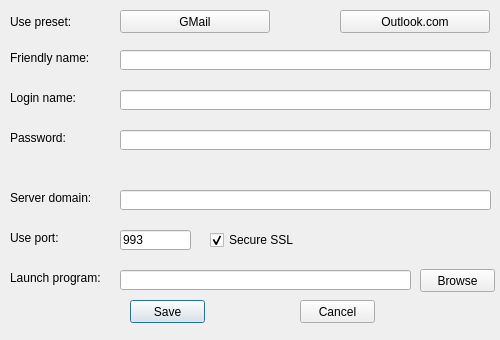
<?xml version="1.0" encoding="UTF-8"?>
<ui version="4.0">
 <class>AccountEditorDialog</class>
 <widget class="QDialog" name="AccountEditorDialog">
  <property name="geometry">
   <rect>
    <x>0</x>
    <y>0</y>
    <width>500</width>
    <height>340</height>
   </rect>
  </property>
  <property name="sizePolicy">
   <sizepolicy hsizetype="Fixed" vsizetype="Fixed">
    <horstretch>0</horstretch>
    <verstretch>0</verstretch>
   </sizepolicy>
  </property>
  <property name="minimumSize">
   <size>
    <width>500</width>
    <height>340</height>
   </size>
  </property>
  <property name="maximumSize">
   <size>
    <width>500</width>
    <height>340</height>
   </size>
  </property>
  <property name="windowTitle">
   <string>Account Editor</string>
  </property>
  <property name="windowIcon">
   <iconset>
    <normaloff>images/tray1.png</normaloff>images/tray1.png</iconset>
  </property>
  <property name="modal">
   <bool>true</bool>
  </property>
  <widget class="QLabel" name="label">
   <property name="geometry">
    <rect>
     <x>10</x>
     <y>50</y>
     <width>101</width>
     <height>16</height>
    </rect>
   </property>
   <property name="text">
    <string>Friendly name:</string>
   </property>
  </widget>
  <widget class="QLineEdit" name="line_FriendlyName">
   <property name="geometry">
    <rect>
     <x>120</x>
     <y>50</y>
     <width>371</width>
     <height>20</height>
    </rect>
   </property>
  </widget>
  <widget class="QLabel" name="label_2">
   <property name="geometry">
    <rect>
     <x>10</x>
     <y>90</y>
     <width>101</width>
     <height>16</height>
    </rect>
   </property>
   <property name="text">
    <string>Login name:</string>
   </property>
  </widget>
  <widget class="QLineEdit" name="line_LoginName">
   <property name="geometry">
    <rect>
     <x>120</x>
     <y>90</y>
     <width>371</width>
     <height>20</height>
    </rect>
   </property>
  </widget>
  <widget class="QLabel" name="label_3">
   <property name="geometry">
    <rect>
     <x>10</x>
     <y>130</y>
     <width>101</width>
     <height>16</height>
    </rect>
   </property>
   <property name="text">
    <string>Password:</string>
   </property>
  </widget>
  <widget class="QLineEdit" name="line_Password">
   <property name="geometry">
    <rect>
     <x>120</x>
     <y>130</y>
     <width>371</width>
     <height>20</height>
    </rect>
   </property>
   <property name="echoMode">
    <enum>QLineEdit::Password</enum>
   </property>
  </widget>
  <widget class="QLabel" name="label_4">
   <property name="geometry">
    <rect>
     <x>10</x>
     <y>190</y>
     <width>101</width>
     <height>16</height>
    </rect>
   </property>
   <property name="text">
    <string>Server domain:</string>
   </property>
  </widget>
  <widget class="QLineEdit" name="line_Domain">
   <property name="geometry">
    <rect>
     <x>120</x>
     <y>190</y>
     <width>371</width>
     <height>20</height>
    </rect>
   </property>
  </widget>
  <widget class="QLabel" name="label_5">
   <property name="geometry">
    <rect>
     <x>10</x>
     <y>230</y>
     <width>101</width>
     <height>16</height>
    </rect>
   </property>
   <property name="text">
    <string>Use port:</string>
   </property>
  </widget>
  <widget class="QLineEdit" name="line_Port">
   <property name="geometry">
    <rect>
     <x>120</x>
     <y>230</y>
     <width>71</width>
     <height>20</height>
    </rect>
   </property>
   <property name="text">
    <string>993</string>
   </property>
  </widget>
  <widget class="QCheckBox" name="check_Secure">
   <property name="geometry">
    <rect>
     <x>210</x>
     <y>230</y>
     <width>271</width>
     <height>20</height>
    </rect>
   </property>
   <property name="text">
    <string>Secure SSL</string>
   </property>
   <property name="checked">
    <bool>true</bool>
   </property>
  </widget>
  <widget class="QPushButton" name="button_Save">
   <property name="geometry">
    <rect>
     <x>130</x>
     <y>300</y>
     <width>75</width>
     <height>23</height>
    </rect>
   </property>
   <property name="text">
    <string>Save</string>
   </property>
  </widget>
  <widget class="QPushButton" name="button_Cancel">
   <property name="geometry">
    <rect>
     <x>300</x>
     <y>300</y>
     <width>75</width>
     <height>23</height>
    </rect>
   </property>
   <property name="text">
    <string>Cancel</string>
   </property>
  </widget>
  <widget class="QLabel" name="label_6">
   <property name="geometry">
    <rect>
     <x>10</x>
     <y>270</y>
     <width>101</width>
     <height>16</height>
    </rect>
   </property>
   <property name="text">
    <string>Launch program:</string>
   </property>
  </widget>
  <widget class="QLineEdit" name="line_Command">
   <property name="geometry">
    <rect>
     <x>120</x>
     <y>270</y>
     <width>291</width>
     <height>20</height>
    </rect>
   </property>
   <property name="toolTip">
    <string>If you set an URL, don't forget &quot;http://&quot;, otherwise it won't work!</string>
   </property>
  </widget>
  <widget class="QPushButton" name="button_Browse">
   <property name="geometry">
    <rect>
     <x>420</x>
     <y>269</y>
     <width>75</width>
     <height>23</height>
    </rect>
   </property>
   <property name="text">
    <string>Browse</string>
   </property>
  </widget>
  <widget class="QPushButton" name="button_gmail">
   <property name="geometry">
    <rect>
     <x>120</x>
     <y>10</y>
     <width>150</width>
     <height>23</height>
    </rect>
   </property>
   <property name="text">
    <string>GMail</string>
   </property>
  </widget>
  <widget class="QPushButton" name="button_outlook">
   <property name="geometry">
    <rect>
     <x>340</x>
     <y>10</y>
     <width>150</width>
     <height>23</height>
    </rect>
   </property>
   <property name="text">
    <string>Outlook.com</string>
   </property>
  </widget>
  <widget class="QLabel" name="label_7">
   <property name="geometry">
    <rect>
     <x>10</x>
     <y>14</y>
     <width>111</width>
     <height>16</height>
    </rect>
   </property>
   <property name="text">
    <string>Use preset:</string>
   </property>
  </widget>
 </widget>
 <tabstops>
  <tabstop>line_FriendlyName</tabstop>
  <tabstop>line_LoginName</tabstop>
  <tabstop>line_Password</tabstop>
  <tabstop>line_Domain</tabstop>
  <tabstop>line_Port</tabstop>
  <tabstop>check_Secure</tabstop>
  <tabstop>line_Command</tabstop>
  <tabstop>button_Browse</tabstop>
  <tabstop>button_Save</tabstop>
  <tabstop>button_Cancel</tabstop>
 </tabstops>
 <resources/>
 <connections/>
</ui>
